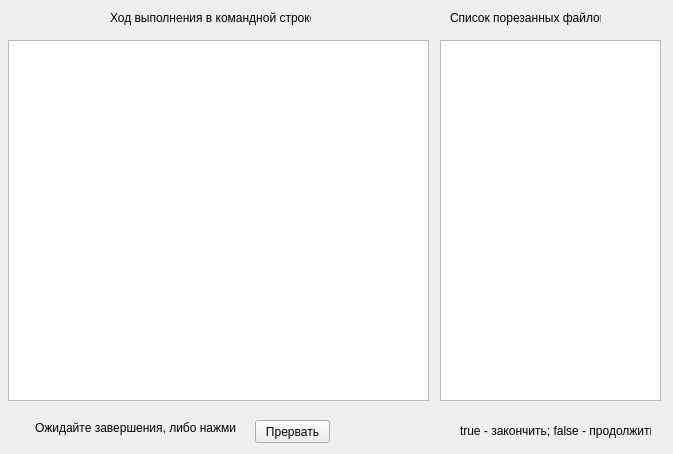
<?xml version="1.0" encoding="UTF-8"?>
<ui version="4.0">
 <class>cmdForm</class>
 <widget class="QWidget" name="cmdForm">
  <property name="geometry">
   <rect>
    <x>0</x>
    <y>0</y>
    <width>673</width>
    <height>454</height>
   </rect>
  </property>
  <property name="windowTitle">
   <string>Form</string>
  </property>
  <widget class="QTextEdit" name="textCMD">
   <property name="geometry">
    <rect>
     <x>8</x>
     <y>40</y>
     <width>421</width>
     <height>361</height>
    </rect>
   </property>
  </widget>
  <widget class="QLabel" name="LabelOg">
   <property name="geometry">
    <rect>
     <x>35</x>
     <y>420</y>
     <width>201</width>
     <height>16</height>
    </rect>
   </property>
   <property name="text">
    <string>Ожидайте завершения, либо нажмите</string>
   </property>
  </widget>
  <widget class="QPushButton" name="ButtonPrerv">
   <property name="geometry">
    <rect>
     <x>255</x>
     <y>420</y>
     <width>75</width>
     <height>23</height>
    </rect>
   </property>
   <property name="text">
    <string>Прервать</string>
   </property>
  </widget>
  <widget class="QLabel" name="LabelHod">
   <property name="geometry">
    <rect>
     <x>110</x>
     <y>10</y>
     <width>201</width>
     <height>16</height>
    </rect>
   </property>
   <property name="text">
    <string>Ход выполнения в командной строке:</string>
   </property>
  </widget>
  <widget class="QLabel" name="LabelSpis">
   <property name="geometry">
    <rect>
     <x>450</x>
     <y>10</y>
     <width>151</width>
     <height>16</height>
    </rect>
   </property>
   <property name="text">
    <string>Список порезанных файлов</string>
   </property>
  </widget>
  <widget class="QTableWidget" name="tableSpis">
   <property name="geometry">
    <rect>
     <x>440</x>
     <y>40</y>
     <width>221</width>
     <height>361</height>
    </rect>
   </property>
  </widget>
  <widget class="QLabel" name="LabelFinish">
   <property name="geometry">
    <rect>
     <x>346</x>
     <y>420</y>
     <width>61</width>
     <height>20</height>
    </rect>
   </property>
   <property name="text">
    <string/>
   </property>
  </widget>
  <widget class="QLabel" name="LabelPoyas">
   <property name="geometry">
    <rect>
     <x>460</x>
     <y>420</y>
     <width>191</width>
     <height>21</height>
    </rect>
   </property>
   <property name="text">
    <string>true - закончить; false - продолжить</string>
   </property>
  </widget>
 </widget>
 <resources/>
 <connections/>
</ui>
